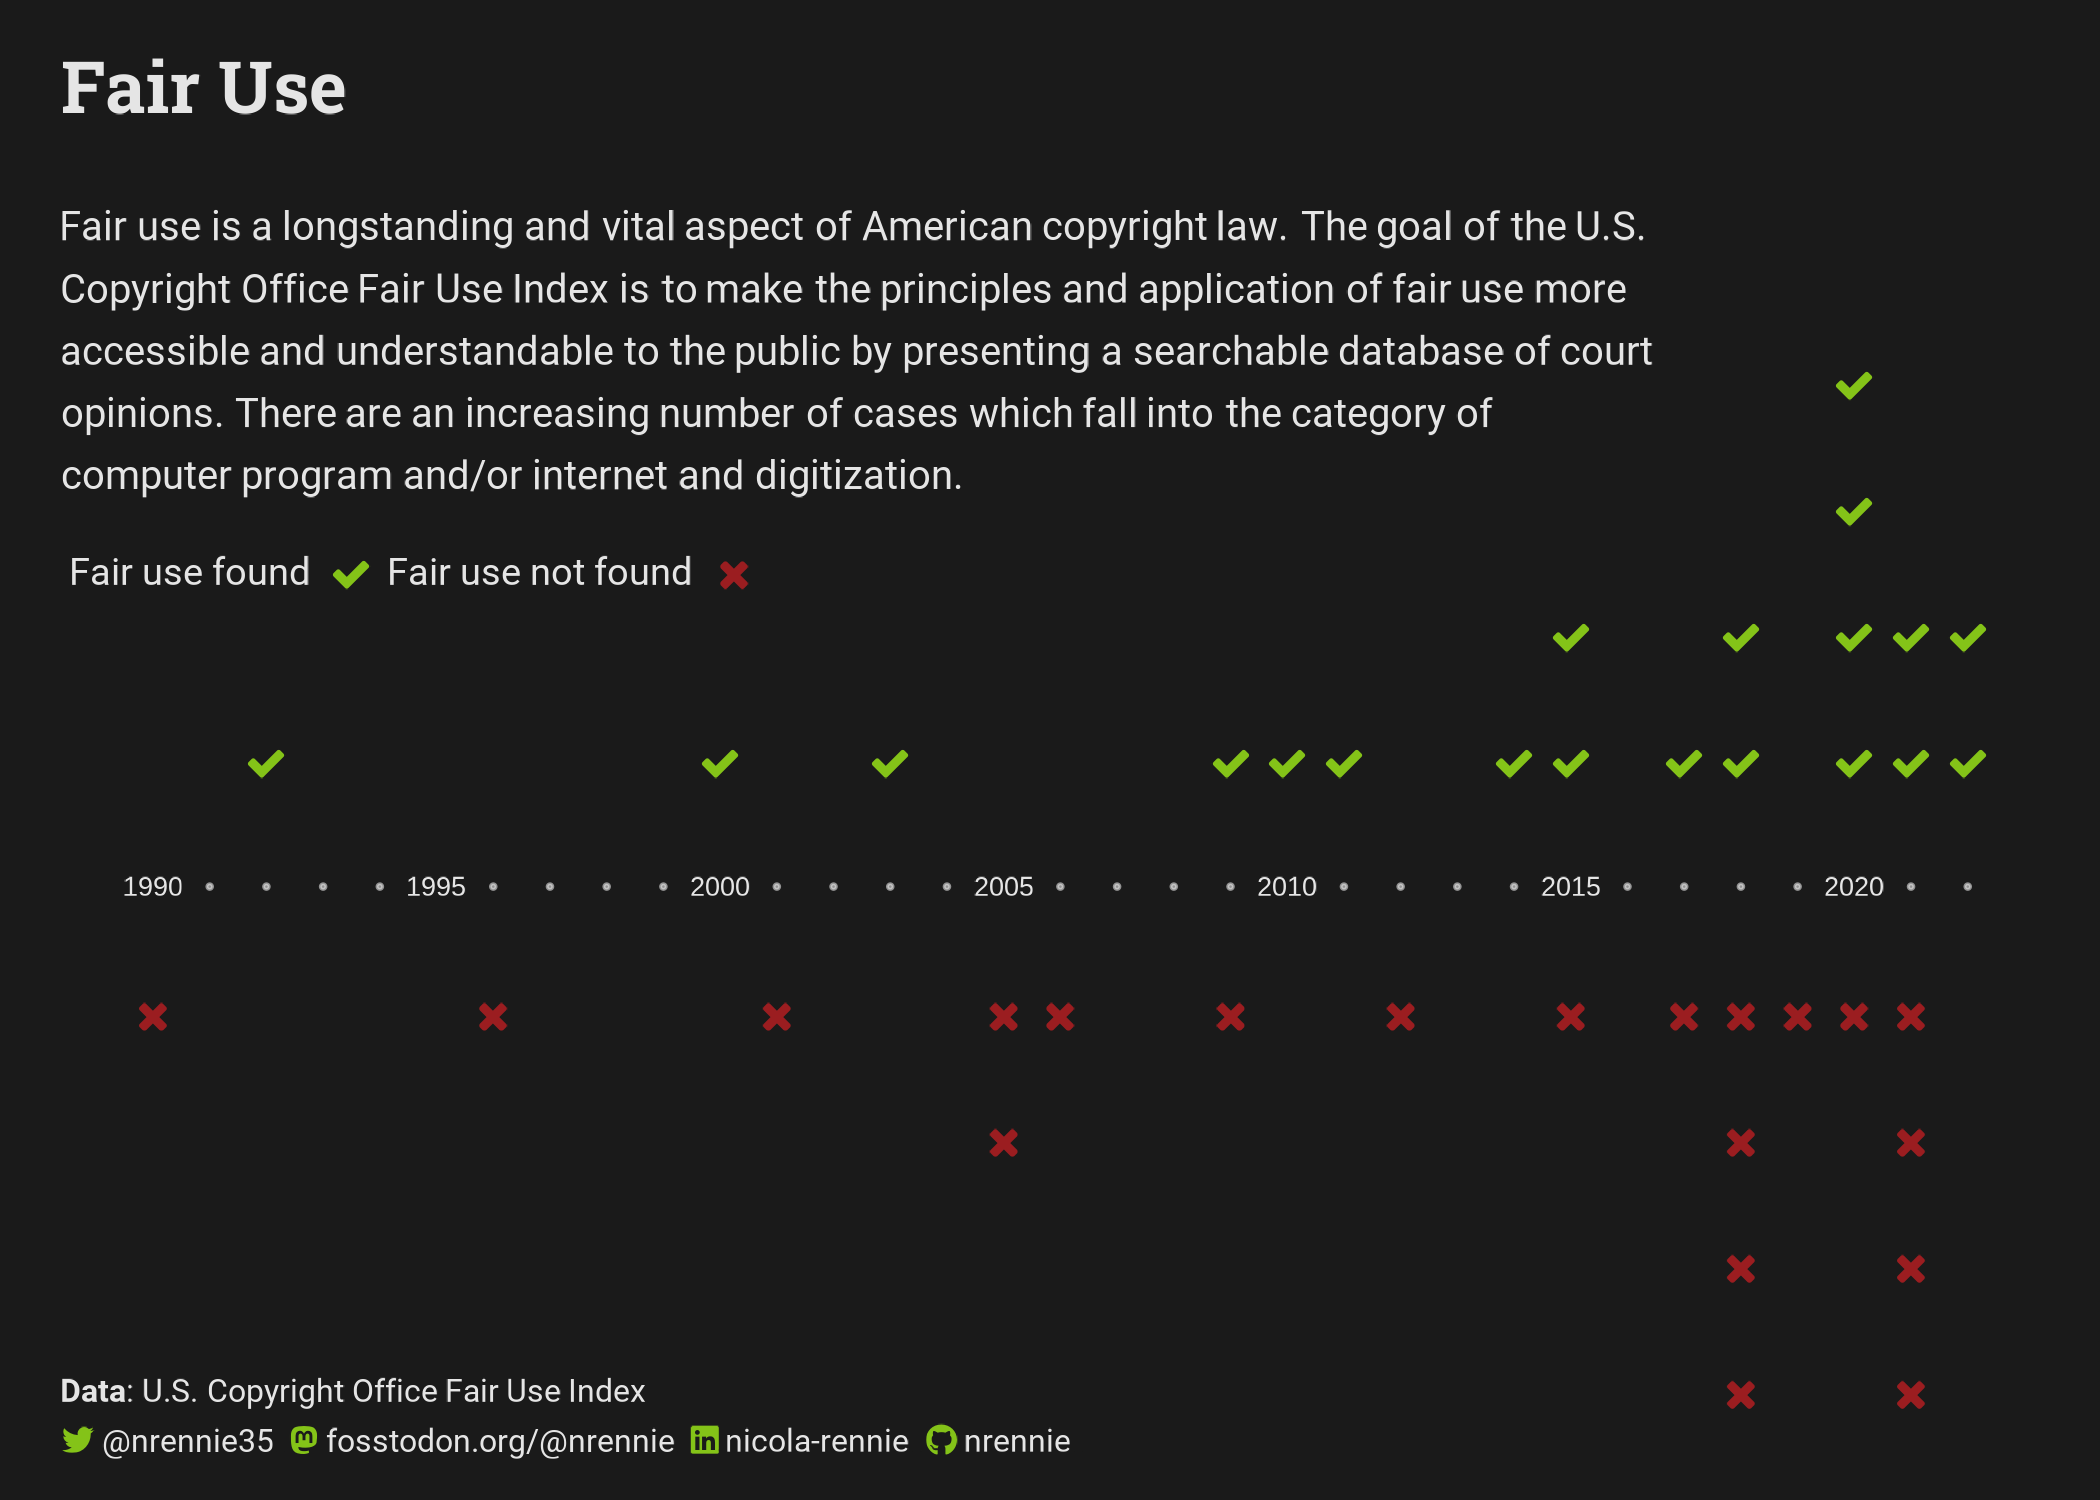

Reproduce this figure in R.
# Load packages -----------------------------------------------------------

library(tidyverse)
library(showtext)
library(patchwork)
library(camcorder)
library(ggtext)
library(nrBrand)
library(glue)
library(emojifont)


# Load data ---------------------------------------------------------------

tuesdata <- tidytuesdayR::tt_load("2023-08-29")
fair_use_cases <- tuesdata$fair_use_cases
fair_use_findings <- tuesdata$fair_use_findings

# Load fonts --------------------------------------------------------------

font_add_google("Roboto", "roboto")
font_add_google("Roboto Slab", "robotoslab")
showtext_auto()


# Define colours ----------------------------------------------------------

bg_col <- "grey10"
text_col <- "grey90"
green <- "#84C318"
red <- "#9B1D20"

# Data wrangling ----------------------------------------------------------

# Internet/Digitization/Computer program
cases_data <- fair_use_cases |>
  filter(year >= 1980,
         outcome == "Fair use found" | outcome == "Fair use not found") |>
  select(year, categories, fair_use_found) |>
  mutate(
    tech = case_when(
      str_detect(categories, "Computer program|Internet") ~ "Digital",
      TRUE ~ "Non-digital"
    )
  ) |>
  filter(tech == "Digital") |> 
  select(year, fair_use_found) |>
  group_by(year, fair_use_found) |>
  summarise(n = n()) |> 
  ungroup() 

plot_data <- cases_data |> 
  uncount(n) |> 
  group_by(year, fair_use_found) |> 
  mutate(y = row_number()) |> 
  ungroup() |> 
  mutate(y = case_when(
    !fair_use_found ~ y * -1,
    TRUE ~ y
  )) |> 
  mutate(icon = case_when(
    !fair_use_found ~ fontawesome("fa-times"),
    fair_use_found ~ fontawesome("fa-check")
  ))
  


# Start recording ---------------------------------------------------------

gg_record(
  dir = file.path("2023", "2023-08-29", "recording"),
  device = "png",
  width = 7,
  height = 5,
  units = "in",
  dpi = 300
)


# Define text -------------------------------------------------------------

social <- nrBrand::social_caption(
  bg_colour = bg_col,
  icon_colour = green,
  font_colour = text_col,
  font_family = "roboto"
)
title <- "Fair Use"
st <- "Fair use is a longstanding and vital aspect of American copyright law. 
The goal of the U.S. Copyright Office Fair Use Index is to make the principles 
and application of fair use more accessible and understandable to the public by 
presenting a searchable database of court opinions. There are an increasing 
number of cases which fall into the category of computer program and/or internet 
and digitization."
cap <- paste0(
  "**Data**: U.S. Copyright Office Fair Use Index<br>", social
)


# Plot --------------------------------------------------------------------

ggplot() +
  # icons
  geom_text(
    data = plot_data,
    mapping = aes(x = year, y = y, label = icon, colour = fair_use_found),
    family = "fontawesome-webfont",
    size = 11) +
  # year labels
  geom_text(
    data = data.frame(x = seq(1990, 2020, by = 5)),
    mapping = aes(x = x, y = 0, label = x),
    colour = text_col,
    size = 7) +
  geom_point(
    data = data.frame(x = setdiff(1990:2022, seq(1990, 2020, by = 5))),
    mapping = aes(x = x, y = 0),
    colour = alpha(text_col, 0.6),
    size = 0.3) +
  # legend
  geom_text(
    data = data.frame(x = c(1993.5, 2000.25), y = 2.5,
                      fair_use_found = c(TRUE, FALSE),
                      label = c(fontawesome("fa-check"), fontawesome("fa-times"))),
    mapping = aes(x = x, y = y, label = label, colour = fair_use_found),
    family = "fontawesome-webfont",
    size = 11) +
  geom_text(
    data = data.frame(x = c(1990, 1996), y = 2.5,
                      label = c("Fair use found", "Fair use not found")),
    mapping = aes(x = x, y = y, label = label),
    colour = text_col,
    family = "roboto",
    hjust = 0.35, 
    size = 10) +
  # styling
  labs(title = title, 
       subtitle = st,
       caption = cap) +
  scale_colour_manual(values = c("TRUE" = green, "FALSE" = red)) +
  theme_void(base_size = 30, base_family = "roboto") +
  theme(plot.background = element_rect(fill = bg_col, colour = bg_col),
        panel.background = element_rect(fill = bg_col, colour = bg_col),
        plot.margin = margin(10, 10, 10, 15),
        legend.position = "none",
        plot.title = element_textbox_simple(
          hjust = 0,
          halign = 0,
          colour = text_col,
          size = 54,
          face = "bold",
          lineheight = 0.5,
          family = "robotoslab",
          margin = margin(b = 5, t = 5)
        ),
        plot.subtitle = element_textbox_simple(
          hjust = 0,
          halign = 0,
          width = 0.8,
          colour = text_col,
          lineheight = 0.5,
          family = "roboto",
          margin = margin(b = -40, t = 15)
        ),
        plot.caption = element_textbox_simple(
          hjust = 0,
          halign = 0,
          colour = text_col,
          lineheight = 0.5,
          family = "roboto",
          margin = margin(b = 0, t = -15)
        )
        )

# Save gif ----------------------------------------------------------------

gg_playback(
  name = file.path("2023", "2023-08-29", paste0("20230829", ".gif")),
  first_image_duration = 4,
  last_image_duration = 20,
  frame_duration = .25,
  background = bg_col
)
